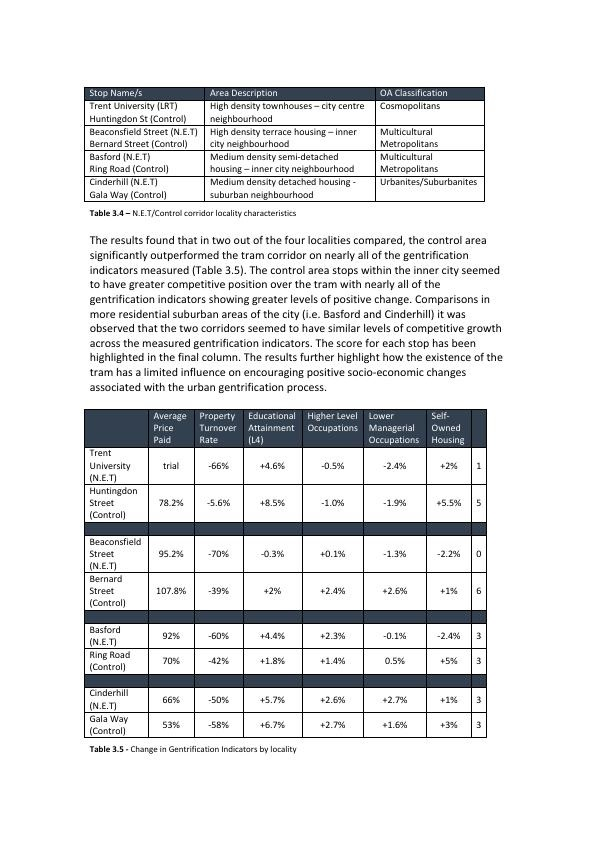
#> input picture table_extraction/Multi_Type_TD_TSR/images/color_invariance_example.jpg, 596 x 842 px
$ python -i deskew.py   (imports and definitions only)
#> lines starting #> are read from the running program, lines starting #| are printed output that depends on the picture; after the words box and inside, x2 and y2 are one past the last pixel; in counts of white or black regions, pixels touching at a corner belong together
#> further down, picture is the input picture: shape (842, 596, 3); mean B, G, R 229.3, 228.3, 227.5
import numpy as np
import cv2


def deskewImage(img):
    """
    adapted from: https://www.pyimagesearch.com/2017/02/20/text-skew-correction-opencv-python/
    """

    # use medianBluer to remove black artefacts from the image
    image = cv2.medianBlur(img, 5)
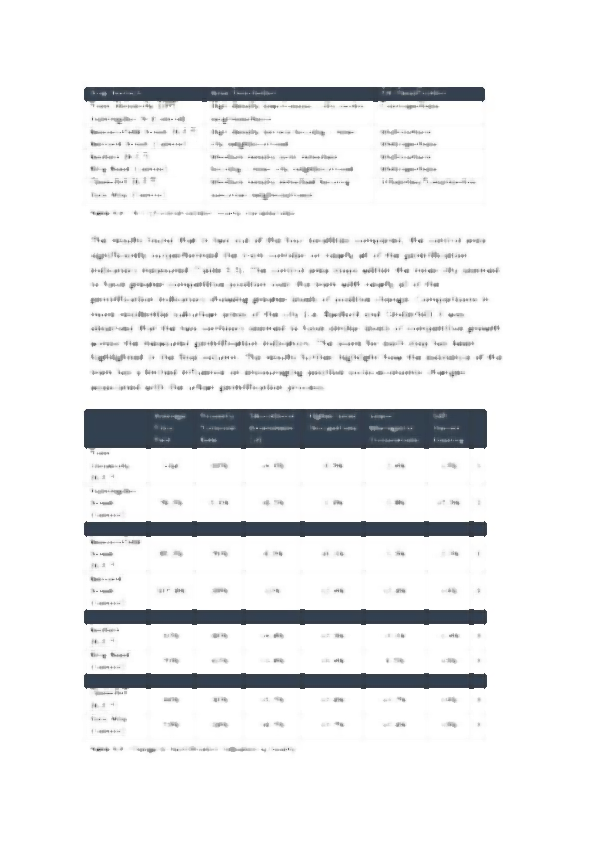
#> image: shape (842, 596, 3); mean B, G, R 237.5, 236.5, 235.6

    # convert the image to grayscale and flip the foreground
    # and background to ensure foreground is now "white" and
    # the background is "black"
    gray = cv2.cvtColor(img, cv2.COLOR_BGR2GRAY)
    gray = cv2.bitwise_not(gray)
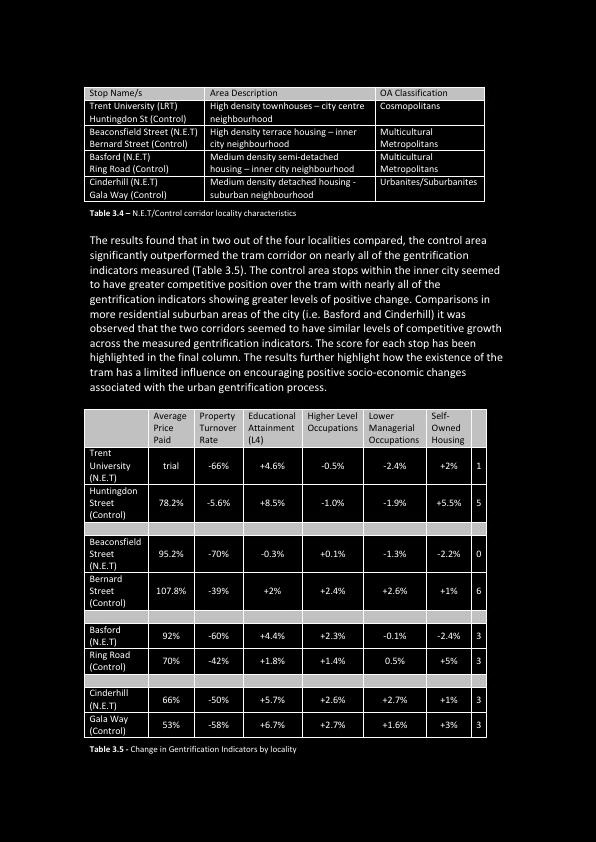
#> gray: shape (842, 596); min 0, max 255, mean 26.8
    # threshold the image, setting all foreground pixels to
    # 255 and all background pixels to 0
    thresh = cv2.threshold(gray, 0, 255,
    	cv2.THRESH_BINARY | cv2.THRESH_OTSU)[1]
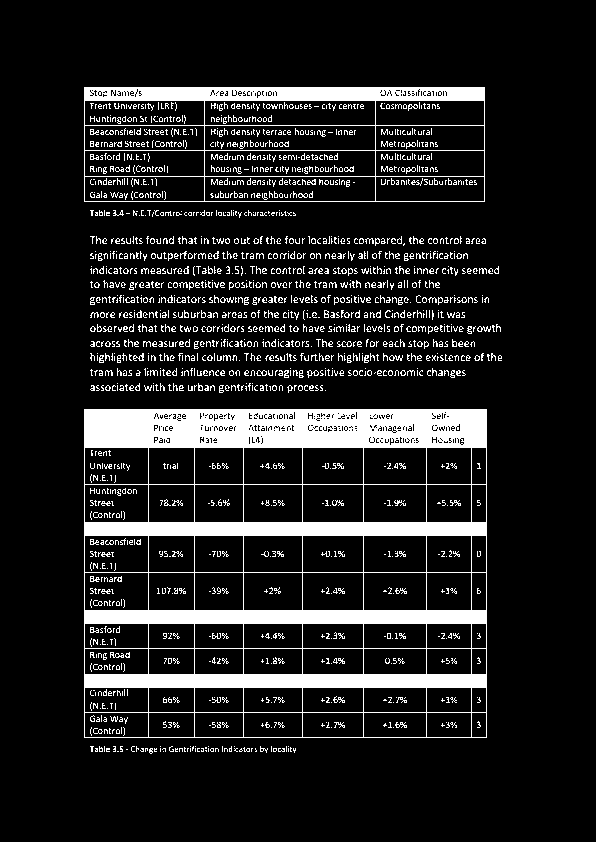
#> thresh: shape (842, 596); 12.5% white; 1687 white regions (1530 under 20 px), largest, box (x1, y1, x2, y2) and area: (84, 409, 487, 738) 35700, (84, 87, 485, 202) 7237, (477, 326, 491, 332) 43

    # grab the (x, y) coordinates of all pixel values that
    # are greater than zero, then use these coordinates to
    # compute a rotated bounding box that contains all
    # coordinates
    coords = np.column_stack(np.where(thresh > 0))
#> coords = 62863 pairs, first value 87 to 753, second value 84 to 501
    angle = cv2.minAreaRect(coords)[-1]
#> angle = -90
    # the `cv2.minAreaRect` function returns values in the
    # range [-90, 0); as the rectangle rotates clockwise the
    # returned angle trends to 0 -- in this special case we
    # need to add 90 degrees to the angle
    if angle < -45:
    	angle = -(90 + angle)
#> angle = 0
    # otherwise, just take the inverse of the angle to make
    # it positive
    else:
    	angle = -angle

    # rotate the image to deskew it
    (h, w) = image.shape[:2]
#> h = 842; w = 596
    center = (w // 2, h // 2)
#> center = (298, 421)
    M = cv2.getRotationMatrix2D(center, angle, 1.0)
#> M = [[1, 0, 0], [0, 1, 0]]

    rotated_img = cv2.warpAffine(img, M, (w, h),
    	flags=cv2.INTER_CUBIC, borderMode=cv2.BORDER_REPLICATE)

    return rotated_img

>>> import cv2
>>> picture = cv2.imread('../images/color_invariance_example.jpg')
>>> result = deskewImage(picture)

$ run again, on table_extraction/Multi_Type_TD_TSR/images/unbordered_example.jpg
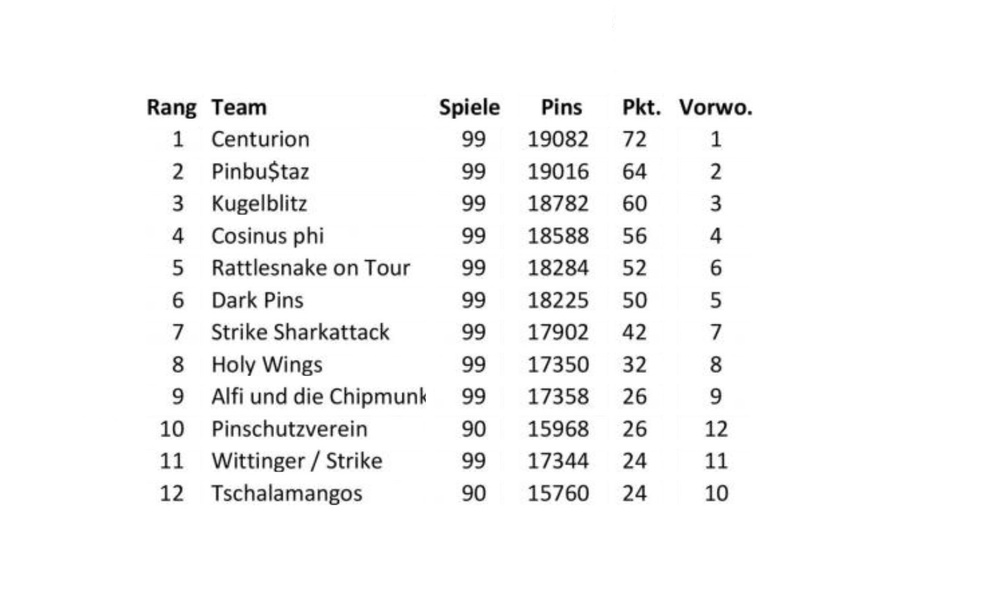
#> input picture table_extraction/Multi_Type_TD_TSR/images/unbordered_example.jpg, 1000 x 600 px, shrunk from 1632 x 980 before the run
#> picture is the input picture: shape (600, 1000, 3); min 0, max 255, mean 246.6
#> in deskewImage, `thresh = cv2.threshold(gray, 0, 255, cv2.THRESH_BINARY | cv2.THRESH_OT..`:
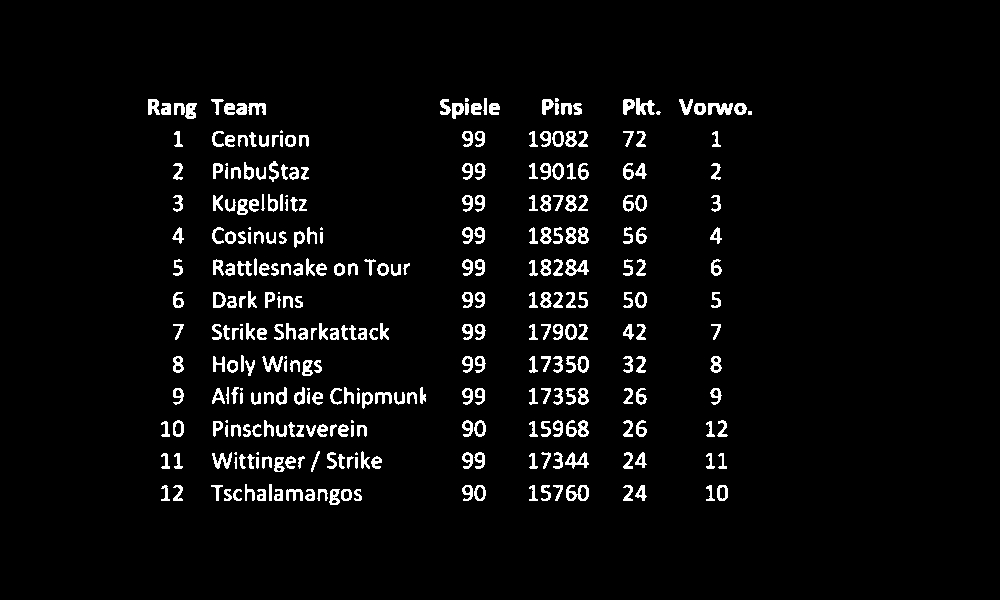
#> thresh: shape (600, 1000); 4.3% white; 329 white regions (20 under 20 px), largest, box (x1, y1, x2, y2) and area: (565, 259, 589, 276) 206, (708, 103, 733, 115) 203, (566, 485, 589, 501) 202
#> coords = 26048 pairs, first value 98 to 504, second value 148 to 751
#> in deskewImage, `angle = cv2.minAreaRect(coords)[-1]`: angle = -89.82
#> in deskewImage, `angle = -(90 + angle)`: angle = -0.181
#> M = [[1, -0.00315, 0.949], [0.00315, 1, -1.58]]
#> in deskewImage, `rotated_img = cv2.warpAffine(img, M, (w, h), flags=cv2.INTER_CUBIC, bo..`:
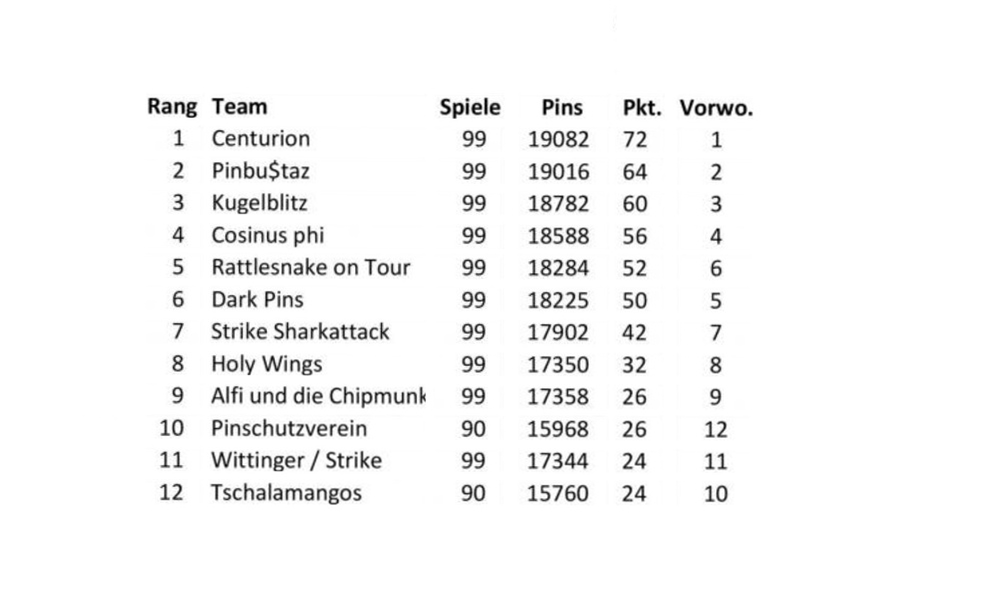
#> rotated_img: shape (600, 1000, 3); min 0, max 255, mean 246.6

$ run again, on table_extraction/Multi_Type_TD_TSR/images/bordered_example.png
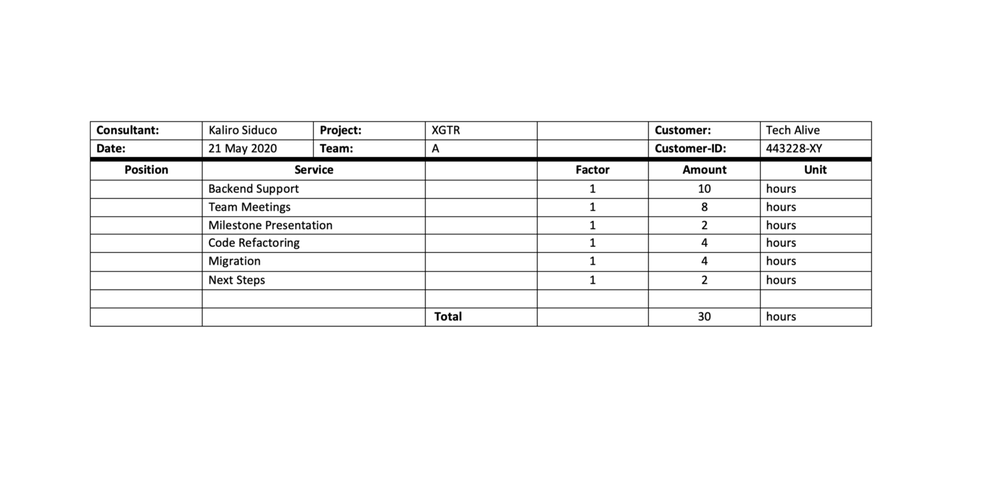
#> input picture table_extraction/Multi_Type_TD_TSR/images/bordered_example.png, 1000 x 478 px, shrunk from 1502 x 718 before the run
#> picture is the input picture: shape (478, 1000, 3); min 0, max 255, mean 245.9
#> in deskewImage, `image = cv2.medianBlur(img, 5)`:
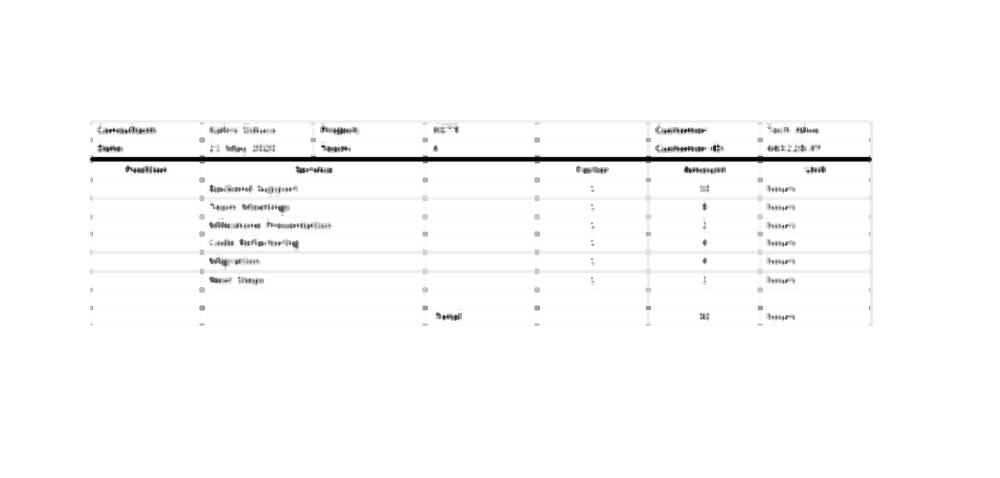
#> image: shape (478, 1000, 3); min 3, max 255, mean 250.8
#> in deskewImage, `thresh = cv2.threshold(gray, 0, 255, cv2.THRESH_BINARY | cv2.THRESH_OT..`:
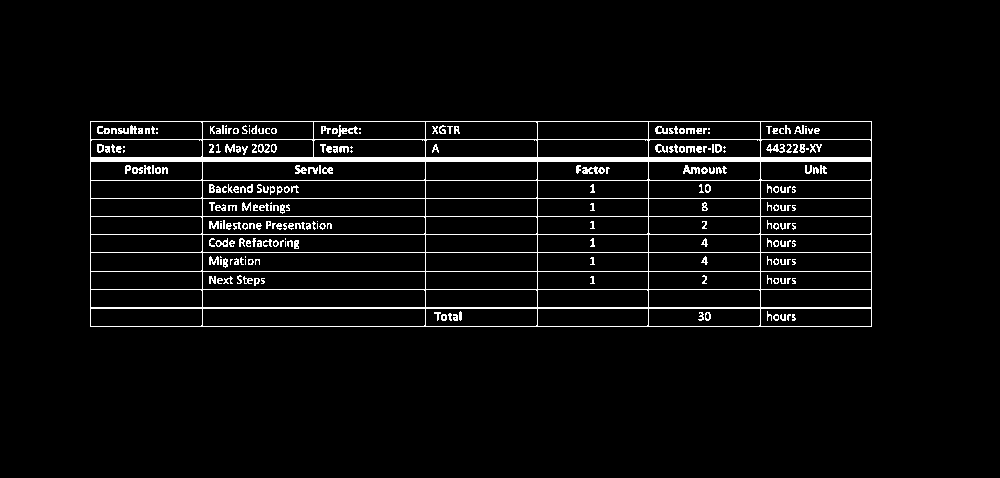
#> thresh: shape (478, 1000); 4.4% white in thin lines or dots, all inside (x1, y1, x2, y2) = (90, 121, 872, 327)
#> coords = 21102 pairs, first value 121 to 326, second value 90 to 871
#> in deskewImage, `angle = cv2.minAreaRect(coords)[-1]`: angle = -90
#> in deskewImage, `angle = -(90 + angle)`: angle = 0
#> M = [[1, 0, 0], [0, 1, 0]]
